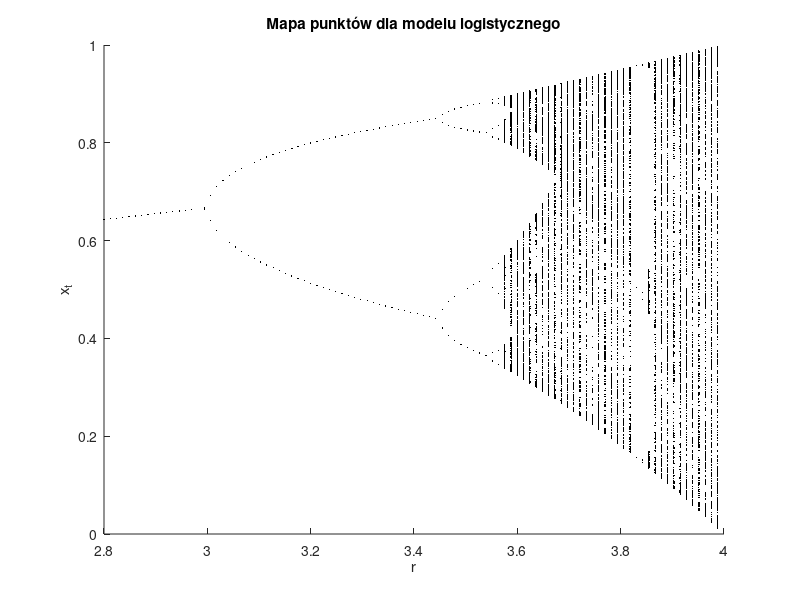

Recreate this plot in MATLAB.
function logistic_map()
    % Ustawienia
    x0 = 0.5; % Ustalona wartość początkowa
    r_values = linspace(2.8, 4, 100); % 100 wartości r w przedziale [2.8, 4]
    n_iterations = 1000; % Liczba iteracji
    n_last = 500; % Liczba ostatnich iteracji do wykreślenia

    % Wektor do przechowywania wyników
    x_values = zeros(length(r_values), n_iterations);
    
    % Obliczanie wartości xt dla różnych r
    for i = 1:length(r_values)
        x_values(i, 1) = x0; % Ustawiamy wartość początkową
        for t = 2:n_iterations
            x_values(i, t) = r_values(i) * x_values(i, t-1) * (1 - x_values(i, t-1));
        end
    end

    % Wykres mapy punktów
    figure;
    hold on;
    % Rysujemy tylko ostatnie n_last iteracji
    for i = 1:length(r_values)
        plot(r_values(i) * ones(1, n_last), x_values(i, end-n_last+1:end), 'k.', 'MarkerSize', 1);
    end
    title('Mapa punktów dla modelu logistycznego');
    xlabel('r');
    ylabel('x_t');
    xlim([2.8, 4]);
    ylim([0, 1]);
    hold off;
end
